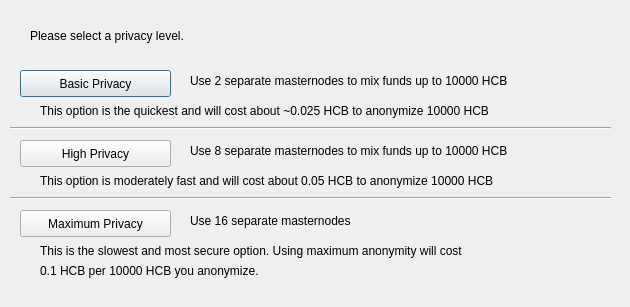
<?xml version="1.0" encoding="UTF-8"?>
<ui version="4.0">
 <class>ObfuscationConfig</class>
 <widget class="QDialog" name="ObfuscationConfig">
  <property name="geometry">
   <rect>
    <x>0</x>
    <y>0</y>
    <width>630</width>
    <height>307</height>
   </rect>
  </property>
  <property name="windowTitle">
   <string>Configure Obfuscation</string>
  </property>
  <widget class="QPushButton" name="buttonBasic">
   <property name="geometry">
    <rect>
     <x>20</x>
     <y>70</y>
     <width>151</width>
     <height>27</height>
    </rect>
   </property>
   <property name="text">
    <string>Basic Privacy</string>
   </property>
  </widget>
  <widget class="QPushButton" name="buttonHigh">
   <property name="geometry">
    <rect>
     <x>20</x>
     <y>140</y>
     <width>151</width>
     <height>27</height>
    </rect>
   </property>
   <property name="text">
    <string>High Privacy</string>
   </property>
  </widget>
  <widget class="QPushButton" name="buttonMax">
   <property name="geometry">
    <rect>
     <x>20</x>
     <y>210</y>
     <width>151</width>
     <height>27</height>
    </rect>
   </property>
   <property name="text">
    <string>Maximum Privacy</string>
   </property>
  </widget>
  <widget class="QLabel" name="label">
   <property name="geometry">
    <rect>
     <x>30</x>
     <y>20</y>
     <width>571</width>
     <height>31</height>
    </rect>
   </property>
   <property name="text">
    <string>Please select a privacy level.</string>
   </property>
  </widget>
  <widget class="QLabel" name="label_2">
   <property name="geometry">
    <rect>
     <x>190</x>
     <y>70</y>
     <width>421</width>
     <height>21</height>
    </rect>
   </property>
   <property name="text">
    <string>Use 2 separate masternodes to mix funds up to 10000 HCB</string>
   </property>
  </widget>
  <widget class="QLabel" name="label_3">
   <property name="geometry">
    <rect>
     <x>190</x>
     <y>140</y>
     <width>411</width>
     <height>21</height>
    </rect>
   </property>
   <property name="text">
    <string>Use 8 separate masternodes to mix funds up to 10000 HCB</string>
   </property>
  </widget>
  <widget class="QLabel" name="label_4">
   <property name="geometry">
    <rect>
     <x>190</x>
     <y>210</y>
     <width>421</width>
     <height>21</height>
    </rect>
   </property>
   <property name="text">
    <string>Use 16 separate masternodes</string>
   </property>
  </widget>
  <widget class="QLabel" name="label_6">
   <property name="geometry">
    <rect>
     <x>40</x>
     <y>100</y>
     <width>561</width>
     <height>21</height>
    </rect>
   </property>
   <property name="text">
    <string>This option is the quickest and will cost about ~0.025 HCB to anonymize 10000 HCB</string>
   </property>
  </widget>
  <widget class="QLabel" name="label_7">
   <property name="geometry">
    <rect>
     <x>40</x>
     <y>170</y>
     <width>561</width>
     <height>21</height>
    </rect>
   </property>
   <property name="text">
    <string>This option is moderately fast and will cost about 0.05 HCB to anonymize 10000 HCB</string>
   </property>
  </widget>
  <widget class="QLabel" name="label_8">
   <property name="geometry">
    <rect>
     <x>40</x>
     <y>240</y>
     <width>561</width>
     <height>21</height>
    </rect>
   </property>
   <property name="text">
    <string>This is the slowest and most secure option. Using maximum anonymity will cost</string>
   </property>
  </widget>
  <widget class="QLabel" name="label_9">
   <property name="geometry">
    <rect>
     <x>40</x>
     <y>260</y>
     <width>561</width>
     <height>21</height>
    </rect>
   </property>
   <property name="text">
    <string>0.1 HCB per 10000 HCB you anonymize.</string>
   </property>
  </widget>
  <widget class="Line" name="line">
   <property name="geometry">
    <rect>
     <x>10</x>
     <y>120</y>
     <width>601</width>
     <height>16</height>
    </rect>
   </property>
   <property name="orientation">
    <enum>Qt::Horizontal</enum>
   </property>
  </widget>
  <widget class="Line" name="line_2">
   <property name="geometry">
    <rect>
     <x>10</x>
     <y>190</y>
     <width>601</width>
     <height>16</height>
    </rect>
   </property>
   <property name="orientation">
    <enum>Qt::Horizontal</enum>
   </property>
  </widget>
 </widget>
 <resources/>
 <connections/>
</ui>
